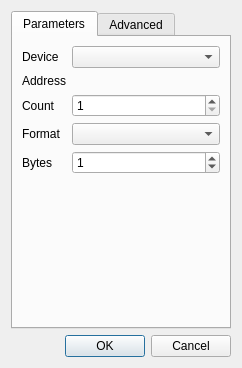
<?xml version="1.0" encoding="UTF-8"?>
<ui version="4.0">
 <class>mbServerDialogDataViewItem</class>
 <widget class="QDialog" name="mbServerDialogDataViewItem">
  <property name="geometry">
   <rect>
    <x>0</x>
    <y>0</y>
    <width>242</width>
    <height>368</height>
   </rect>
  </property>
  <property name="windowTitle">
   <string>Data</string>
  </property>
  <layout class="QVBoxLayout" name="verticalLayout">
   <item>
    <widget class="QTabWidget" name="tabWidget">
     <property name="currentIndex">
      <number>0</number>
     </property>
     <widget class="QWidget" name="tabParameters">
      <attribute name="title">
       <string>Parameters</string>
      </attribute>
      <layout class="QFormLayout" name="formLayout">
       <item row="0" column="0">
        <widget class="QLabel" name="label_4">
         <property name="text">
          <string>Device</string>
         </property>
        </widget>
       </item>
       <item row="0" column="1">
        <widget class="QComboBox" name="cmbDevice"/>
       </item>
       <item row="1" column="0">
        <widget class="QLabel" name="label">
         <property name="text">
          <string>Address</string>
         </property>
        </widget>
       </item>
       <item row="2" column="0">
        <widget class="QLabel" name="label_2">
         <property name="text">
          <string>Count</string>
         </property>
        </widget>
       </item>
       <item row="2" column="1">
        <widget class="QSpinBox" name="spCount">
         <property name="minimum">
          <number>1</number>
         </property>
         <property name="maximum">
          <number>65536</number>
         </property>
         <property name="value">
          <number>1</number>
         </property>
        </widget>
       </item>
       <item row="3" column="0">
        <widget class="QLabel" name="label_3">
         <property name="text">
          <string>Format</string>
         </property>
        </widget>
       </item>
       <item row="3" column="1">
        <widget class="QComboBox" name="cmbFormat"/>
       </item>
       <item row="4" column="0">
        <widget class="QLabel" name="label_7">
         <property name="text">
          <string>Bytes</string>
         </property>
        </widget>
       </item>
       <item row="4" column="1">
        <widget class="QSpinBox" name="spLength">
         <property name="maximum">
          <number>32000</number>
         </property>
         <property name="value">
          <number>1</number>
         </property>
        </widget>
       </item>
       <item row="5" column="1">
        <spacer name="verticalSpacer">
         <property name="orientation">
          <enum>Qt::Vertical</enum>
         </property>
         <property name="sizeHint" stdset="0">
          <size>
           <width>20</width>
           <height>40</height>
          </size>
         </property>
        </spacer>
       </item>
      </layout>
     </widget>
     <widget class="QWidget" name="tabAdvanced">
      <attribute name="title">
       <string>Advanced</string>
      </attribute>
      <layout class="QVBoxLayout" name="verticalLayout_2">
       <item>
        <layout class="QFormLayout" name="formLayout_2">
         <item row="0" column="0">
          <widget class="QLabel" name="label_8">
           <property name="text">
            <string>Byte order</string>
           </property>
          </widget>
         </item>
         <item row="0" column="1">
          <widget class="QComboBox" name="cmbByteOrder"/>
         </item>
         <item row="1" column="0">
          <widget class="QLabel" name="label_6">
           <property name="text">
            <string>Register order</string>
           </property>
          </widget>
         </item>
         <item row="1" column="1">
          <widget class="QComboBox" name="cmbRegisterOrder"/>
         </item>
        </layout>
       </item>
       <item>
        <widget class="QGroupBox" name="grByteArray">
         <property name="title">
          <string>Byte Array</string>
         </property>
         <layout class="QFormLayout" name="formLayout_4">
          <item row="0" column="0">
           <widget class="QLabel" name="label_16">
            <property name="text">
             <string>Format</string>
            </property>
           </widget>
          </item>
          <item row="0" column="1">
           <widget class="QComboBox" name="cmbByteArrayFormat"/>
          </item>
          <item row="1" column="0">
           <widget class="QLabel" name="label_17">
            <property name="text">
             <string>Separator</string>
            </property>
           </widget>
          </item>
          <item row="1" column="1">
           <layout class="QHBoxLayout" name="horizontalLayout_2">
            <property name="spacing">
             <number>1</number>
            </property>
            <item>
             <widget class="QLineEdit" name="lnByteArraySeparator"/>
            </item>
            <item>
             <widget class="QToolButton" name="btnTogleDefaultByteArraySeparator">
              <property name="text">
               <string>...</string>
              </property>
              <property name="icon">
               <iconset resource="../../../core/gui/core_rsc.qrc">
                <normaloff>:/core/icons/resetproperty.png</normaloff>:/core/icons/resetproperty.png</iconset>
              </property>
             </widget>
            </item>
           </layout>
          </item>
         </layout>
        </widget>
       </item>
       <item>
        <widget class="QGroupBox" name="grString">
         <property name="title">
          <string>String</string>
         </property>
         <layout class="QFormLayout" name="formLayout_3">
          <item row="0" column="0">
           <widget class="QLabel" name="label_15">
            <property name="text">
             <string>Length type</string>
            </property>
           </widget>
          </item>
          <item row="0" column="1">
           <widget class="QComboBox" name="cmbStringLengthType"/>
          </item>
          <item row="1" column="0">
           <widget class="QLabel" name="label_14">
            <property name="text">
             <string>Encoding</string>
            </property>
           </widget>
          </item>
          <item row="1" column="1">
           <widget class="QComboBox" name="cmbStringEncoding"/>
          </item>
         </layout>
        </widget>
       </item>
       <item>
        <spacer name="verticalSpacer_2">
         <property name="orientation">
          <enum>Qt::Vertical</enum>
         </property>
         <property name="sizeHint" stdset="0">
          <size>
           <width>20</width>
           <height>40</height>
          </size>
         </property>
        </spacer>
       </item>
      </layout>
     </widget>
    </widget>
   </item>
   <item>
    <widget class="QDialogButtonBox" name="buttonBox">
     <property name="orientation">
      <enum>Qt::Horizontal</enum>
     </property>
     <property name="standardButtons">
      <set>QDialogButtonBox::Cancel|QDialogButtonBox::Ok</set>
     </property>
    </widget>
   </item>
  </layout>
 </widget>
 <resources>
  <include location="../../../core/gui/core_rsc.qrc"/>
 </resources>
 <connections/>
</ui>
